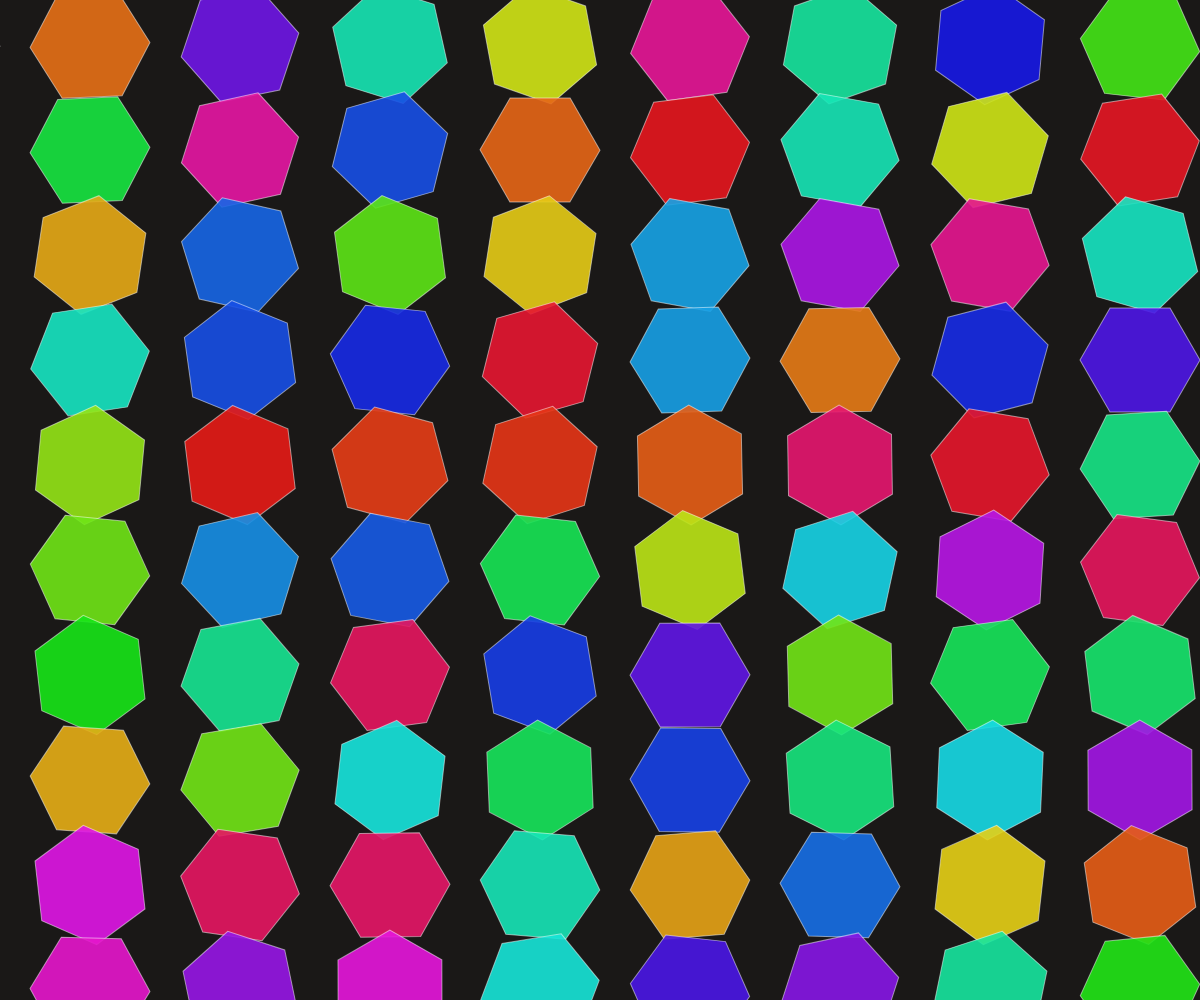
Frame 1 (no input)
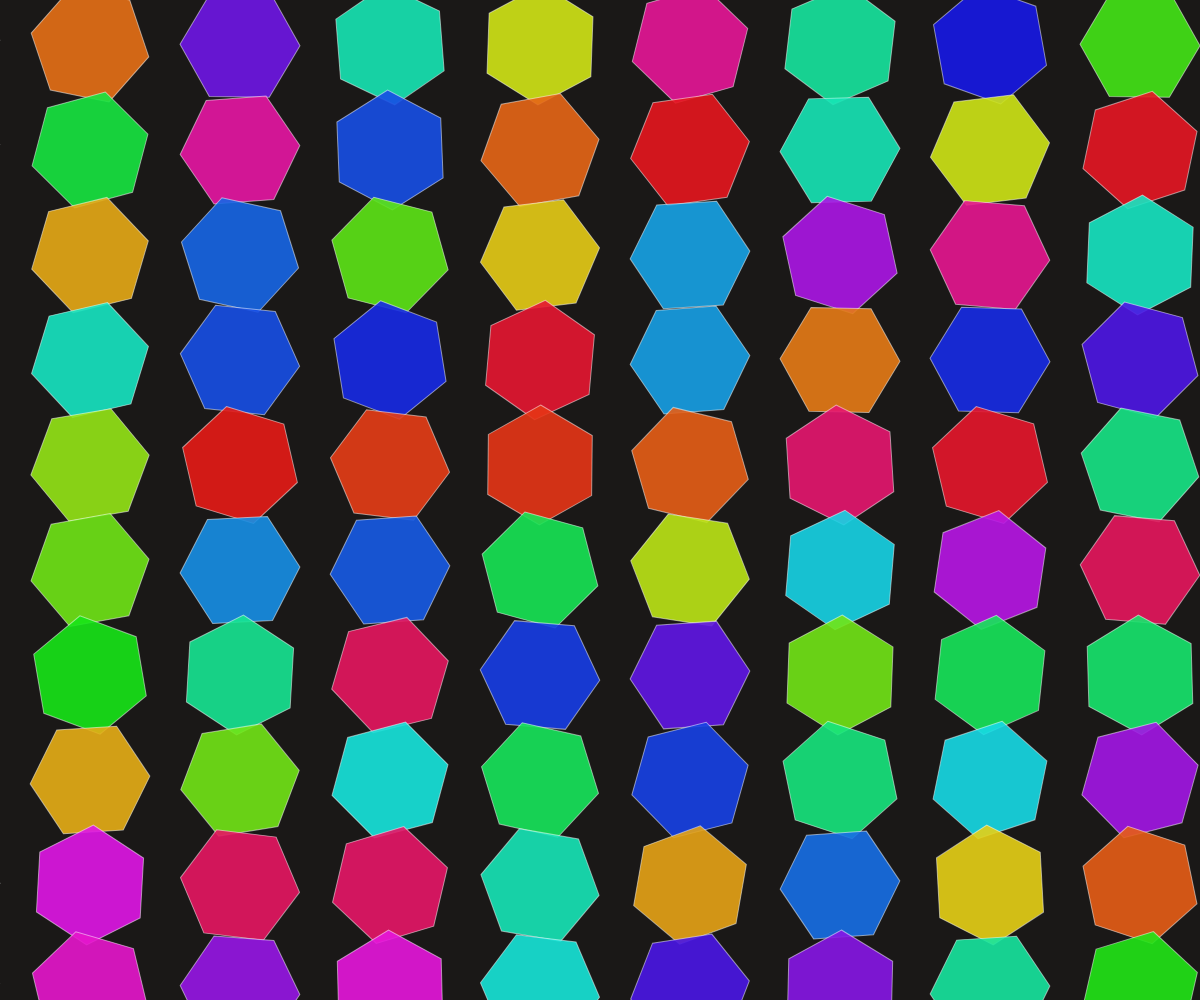
Frame 60 (no input)
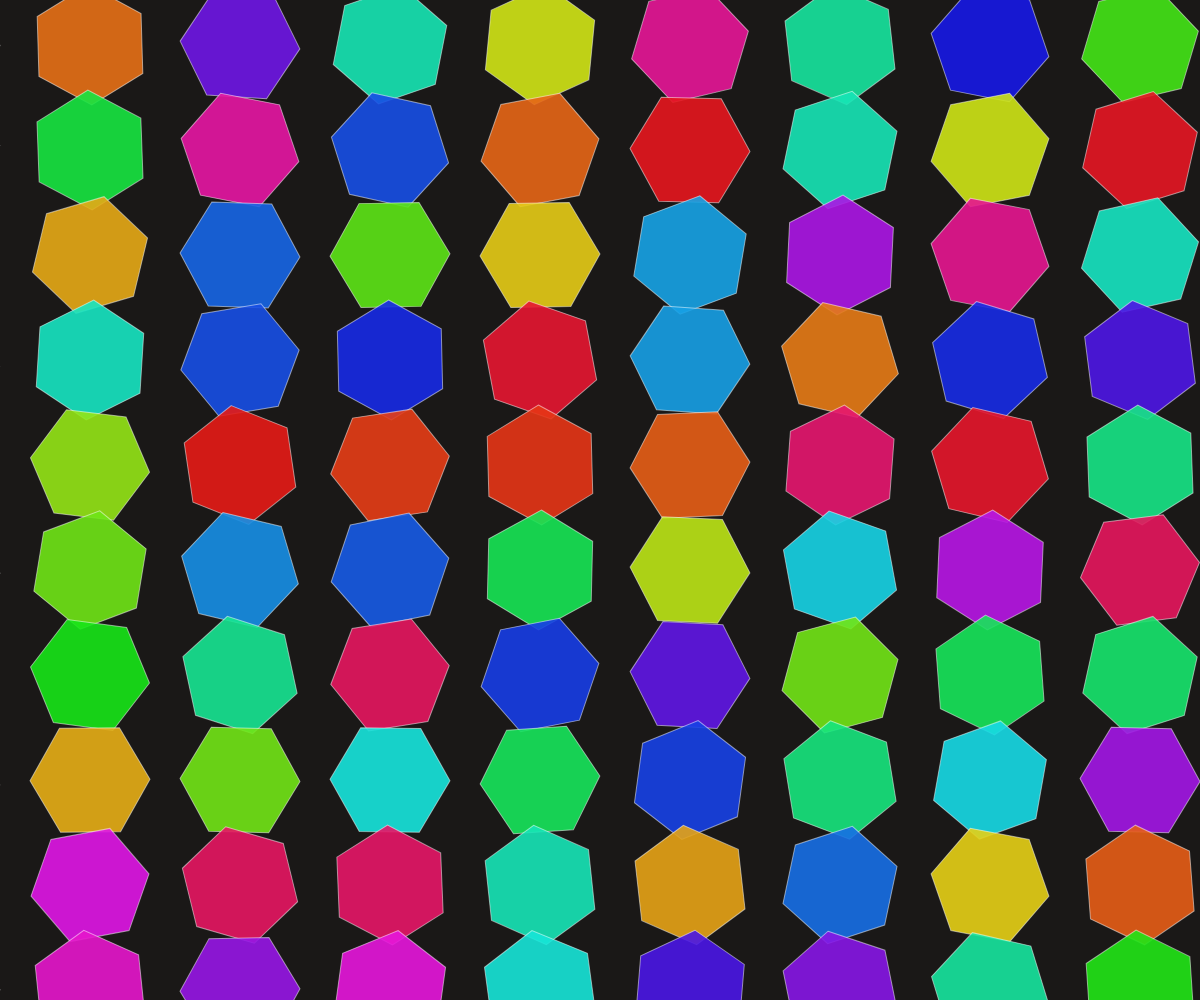
Frame 120 (the mouse pressed at the canvas centre since frame 60)

The p5.js sketch that drew these frames (run headless with seeded random() and noise() and a simulated clock; from frame 60 on, the mouse is pressed at the canvas centre):

// p5.js sketch
// ── sketch.js
let hexagons = [];
let rotationSpeed = 0.005;
let flowField;

function setup() {
  createCanvas(windowWidth, windowHeight);
  colorMode(HSB, 360, 100, 100, 1);
  
  // Create a grid of hexagons
  let hexSize = 60;
  for (let y = -hexSize; y < height + hexSize; y += hexSize * 1.75) {
    for (let x = -hexSize; x < width + hexSize; x += hexSize * 2.5) {
      // Offset every other row
      if ((y / (hexSize * 1.75)) % 2 === 0) {
        x += hexSize;
      }
      hexagons.push({
        x: x,
        y: y,
        size: hexSize,
        rotation: random(TWO_PI),
        hue: random(360)
      });
    }
  }

  // Initialize flow field for directional movement
  flowField = new Array(width * height).fill(0);
  for (let i = 0; i < flowField.length; i++) {
    flowField[i] = random(TWO_PI);
  }
}

function draw() {
  background(25, 10, 10); // Dark red background

  // Update and display hexagons
  for (let hex of hexagons) {
    // Apply flow field effect to rotation
    let flowAngle = flowField[int(hex.x / 10) + int(hex.y / 10) * width];
    hex.rotation += rotationSpeed * sin(frameCount * 0.01 + flowAngle);
    
    // Draw the hexagon with a vibrant color from the 80s palette
    push();
    translate(hex.x, hex.y);
    rotate(hex.rotation);
    fill(hex.hue, 90, 90, 0.9);
    stroke(0, 0, 100, 0.5);
    strokeWeight(1);
    
    // Draw hexagon
    beginShape();
    for (let i = 0; i < 6; i++) {
      let angle = TWO_PI / 6 * i;
      let x = hex.size * cos(angle);
      let y = hex.size * sin(angle);
      vertex(x, y);
    }
    endShape(CLOSE);
    
    pop();
  }

  // Animate the flow field slightly
  for (let i = 0; i < flowField.length; i++) {
    flowField[i] += 0.001;
  }
}

function windowResized() {
  resizeCanvas(windowWidth, windowHeight);
}
